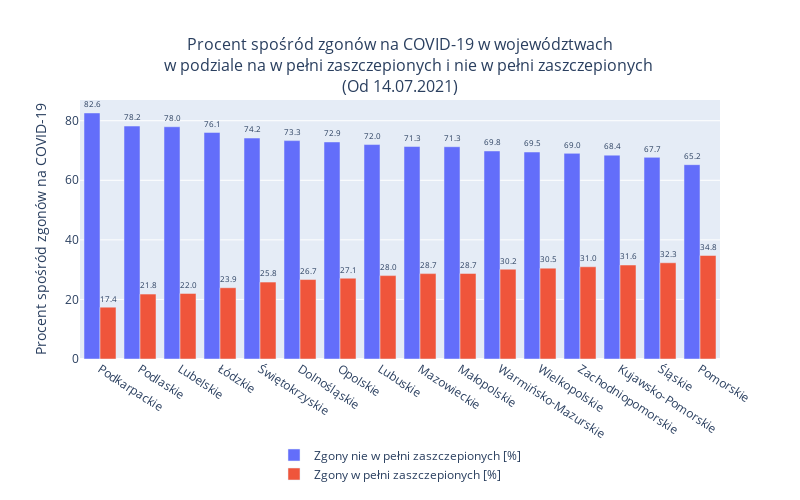

The cell this chart's notebook holds for it:
### Code cell
fig = go.Figure(
    data=[
        go.Bar(
            name = 'Zgony nie w pełni zaszczepionych [%]', 
            x=df['Województwo'], 
            y=df['Zgony nie w pełni zaszczepionych [%]'], 
            offsetgroup=1,
            text = df['Zgony nie w pełni zaszczepionych [%]']
            ),
        go.Bar(
            name = 'Zgony w pełni zaszczepionych [%]', 
            x=df['Województwo'], 
            y=df['Zgony w pełni zaszczepionych [%]'], 
            offsetgroup=2,
            text = df['Zgony w pełni zaszczepionych [%]']
            )
    ]
)

fig.update_traces(
    texttemplate='%{text:2.1f}', 
    textposition='outside',
    )

fig.update_layout(
    barmode='group', 
    width=800, 
    height=500,
    title = "Procent spośród zgonów na COVID-19 w województwach<br>\
    w podziale na w pełni zaszczepionych i nie w pełni zaszczepionych<br>(Od 14.07.2021)",
    yaxis_title="Procent spośród zgonów na COVID-19",
    legend_title="",
    uniformtext_minsize=6, 
    uniformtext_mode='show',
    legend=dict(
        y=-0.5,
        xanchor="center",
        x=0.5
        ),
    title_xanchor='center',
    title_x = 0.5,
    title_font_size=16
    )
fig.update_xaxes(tickangle=33)
fig.show()
fig.write_image(os.sep.join([image_dir, 'zgony_szczep_proc_woj_4fala.jpg']), scale=4)

### Figure 1 — Plotly figure (JSON) as saved in the notebook; plotly's stock layout.template omitted (floating-point values rounded to 4 significant figures)
{"data": [{"name": "Zgony nie w pełni zaszczepionych [%]", "offsetgroup": "1", "text": [82.61, 78.21, 77.98, 76.07, 74.19, 73.32, 72.87, 72, 71.34, 71.28, 69.85, 69.49, 69.04, 68.45, 67.69, 65.24], "textposition": "outside", "texttemplate": "%{text:2.1f}", "type": "bar", "x": ["Podkarpackie", "Podlaskie", "Lubelskie", "Łódzkie", "Świętokrzyskie", "Dolnośląskie", "Opolskie", "Lubuskie", "Mazowieckie", "Małopolskie", "Warmińsko-Mazurskie", "Wielkopolskie", "Zachodniopomorskie", "Kujawsko-Pomorskie", "Śląskie", "Pomorskie"], "y": [82.61, 78.21, 77.98, 76.07, 74.19, 73.32, 72.87, 72, 71.34, 71.28, 69.85, 69.49, 69.04, 68.45, 67.69, 65.24]}, {"name": "Zgony w pełni zaszczepionych [%]", "offsetgroup": "2", "text": [17.39, 21.79, 22.02, 23.93, 25.81, 26.68, 27.13, 28.0, 28.66, 28.72, 30.15, 30.51, 30.96, 31.55, 32.31, 34.76], "textposition": "outside", "texttemplate": "%{text:2.1f}", "type": "bar", "x": ["Podkarpackie", "Podlaskie", "Lubelskie", "Łódzkie", "Świętokrzyskie", "Dolnośląskie", "Opolskie", "Lubuskie", "Mazowieckie", "Małopolskie", "Warmińsko-Mazurskie", "Wielkopolskie", "Zachodniopomorskie", "Kujawsko-Pomorskie", "Śląskie", "Pomorskie"], "y": [17.39, 21.79, 22.02, 23.93, 25.81, 26.68, 27.13, 28.0, 28.66, 28.72, 30.15, 30.51, 30.96, 31.55, 32.31, 34.76]}], "layout": {"barmode": "group", "height": 500, "legend": {"title": {"text": ""}, "x": 0.5, "xanchor": "center", "y": -0.5}, "title": {"font": {"size": 16}, "text": "Procent spośród zgonów na COVID-19 w województwach<br>    w podziale na w pełni zaszczepionych i nie w pełni zaszczepionych<br>(Od 14.07.2021)", "x": 0.5, "xanchor": "center"}, "uniformtext": {"minsize": 6, "mode": "show"}, "width": 800, "xaxis": {"tickangle": 33}, "yaxis": {"title": {"text": "Procent spośród zgonów na COVID-19"}}}}
